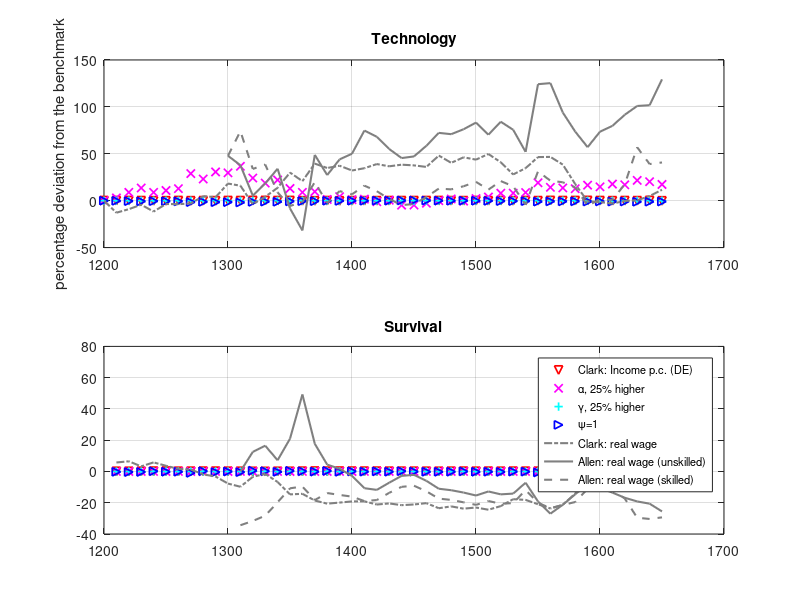
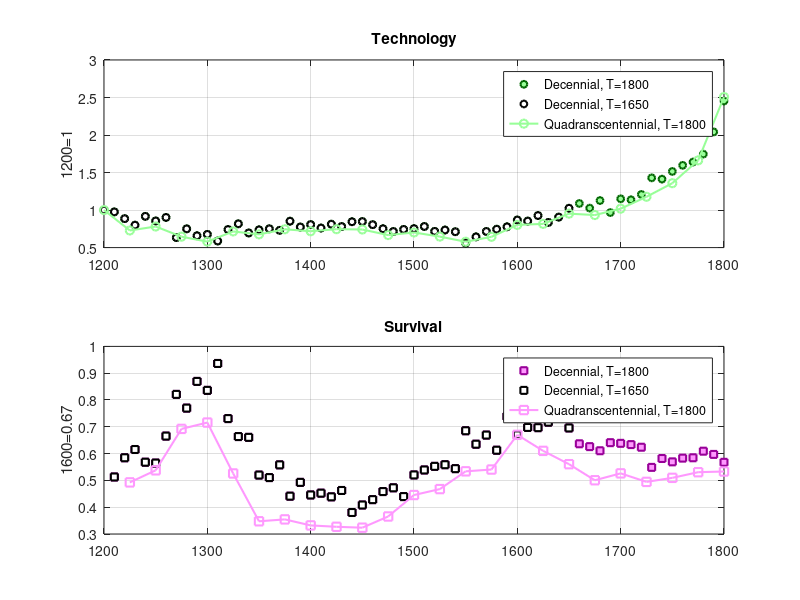

Here is the MATLAB script that generated these plots, in order:
clc
clear
close all

%% Figure 6

load('bm.mat')
load('Cy.mat')
load('Cw.mat')
load('A1.mat')
load('A2.mat')
load('alfa.mat')
load('gama.mat')
load('pssi.mat')

t = (1200:10:1650)';

figure(6)
subplot(2,1,1)
plot(t,100*((ACy./Abm)-1),'vr','LineWidth',1.25)
hold on
plot(t,100*((Aa./Abm)-1),'xm','LineWidth',1.25)
plot(t,100*((Ag./Abm)-1),'+c','LineWidth',1.25)
plot(t,100*((Ap./Abm)-1),'>b','LineWidth',1.25)
plot(t,100*((ACw./Abm)-1),'-.','Color',[0.5 0.5 0.5],'LineWidth',1.5)
plot(t(11:46,1),100*((AA1./Abm(11:46,1))-1),'-','Color',[0.5 0.5 0.5],'LineWidth',1.5)
plot(t(11:46,1),100*((AA2./Abm(11:46,1))-1),'--','Color',[0.5 0.5 0.5],'LineWidth',1.5)
hold off
grid on
title('Technology')
ylabel('percentage deviation from the benchmark')
subplot(2,1,2)
plot(t,100*((sCy./sbm)-1),'vr','LineWidth',1.25)
hold on
plot(t,100*((sa./sbm)-1),'xm','LineWidth',1.25)
plot(t,100*((sg./sbm)-1),'+c','LineWidth',1.25)
plot(t,100*((sp./sbm)-1),'>b','LineWidth',1.25)
plot(t,100*((sCw./sbm)-1),'-.','Color',[0.5 0.5 0.5],'LineWidth',1.5)
plot(t(11:46,1),100*((sA1./sbm(11:46,1))-1),'-','Color',[0.5 0.5 0.5],'LineWidth',1.5)
plot(t(11:46,1),100*((sA2./sbm(11:46,1))-1),'--','Color',[0.5 0.5 0.5],'LineWidth',1.5)
hold off
ylim([-40 80])
legend('Clark: Income p.c. (DE)','\alpha, 25% higher','\gamma, 25% higher','\psi=1','Clark: real wage','Allen: real wage (unskilled)','Allen: real wage (skilled)','Location','NorthEast','Orientation','vertical','FontSize',8)
grid on
title('Survival')

%% Figure 7

load('enddate.mat')
ted = (1200:10:1800)';

load('enddateQ.mat')
tedQ = (1200:25:1800)';

figure(7)
subplot(2,1,1)
plot(ted,Aed,'o','MarkerEdgeColor',[0 102/256 0],'MarkerFaceColor',[153/256 255/256 153/256],'LineWidth',1.5,'MarkerSize',5)
hold on
plot(t,Abm,'o','MarkerEdgeColor',[0 0 0],'MarkerFaceColor',[1 1 1],'LineWidth',1.5,'MarkerSize',5)
plot(tedQ,AQ,'o-','LineWidth',1.5,'Color',[153/256 255/256 153/256])
hold off
grid on
title('Technology')
ylabel('1200=1')
legend('Decennial, T=1800','Decennial, T=1650','Quadranscentennial, T=1800')
subplot(2,1,2)
plot(ted,sed,'s','MarkerEdgeColor',[153/256 0 153/256],'MarkerFaceColor',[255/256 153/256 255/256],'LineWidth',1.5,'MarkerSize',5)
hold on
plot(t,sbm,'s','MarkerEdgeColor',[0 0 0],'MarkerFaceColor',[1 1 1],'LineWidth',1.5,'MarkerSize',5)
plot(tedQ,sQ,'s-','LineWidth',1.5,'Color',[255/256 153/256 255/256])
hold off
grid on
ylim([0.3 1])
title('Survival')
ylabel('1600=0.67')
legend('Decennial, T=1800','Decennial, T=1650','Quadranscentennial, T=1800')



